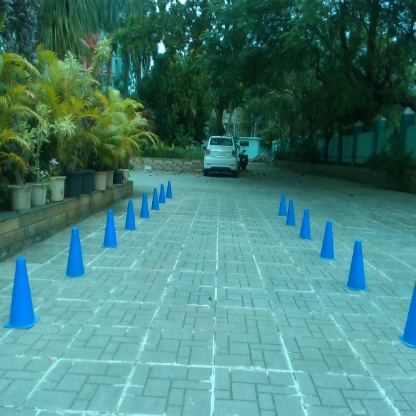
#> input picture keypoint/frame0.jpg, 416 x 416 px
$ python keypoint4.py
#> lines starting #> are read from the running program, lines starting #| are printed output that depends on the picture
import cv2
import numpy as np
img = cv2.imread('frame0.jpg')
#> img is the input picture: shape (416, 416, 3); mean B, G, R 119.8, 127.7, 70.5
cv2.imshow("before",img)
print(np.shape(img))
#| (416, 416, 3)
x = np.zeros(img.shape[:2], dtype="uint8")
x= cv2.rectangle(x,(100,100),(200,200),(255,255,255),-1)
masked = cv2.bitwise_and(img, img, mask=x)
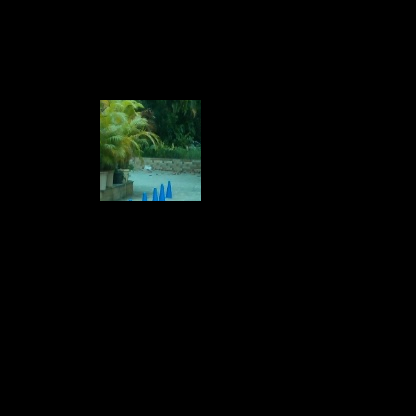
#> masked: shape (416, 416, 3); mean B, G, R 4.3, 6, 3.5
cv2.imshow("window",masked)
cv2.waitKey(0)
cv2.destroyAllWindows()

# [7 lines of commented-out code are left out]

$ run again, with keypoint/20210220_175625-001.jpg copied over keypoint/frame0.jpg
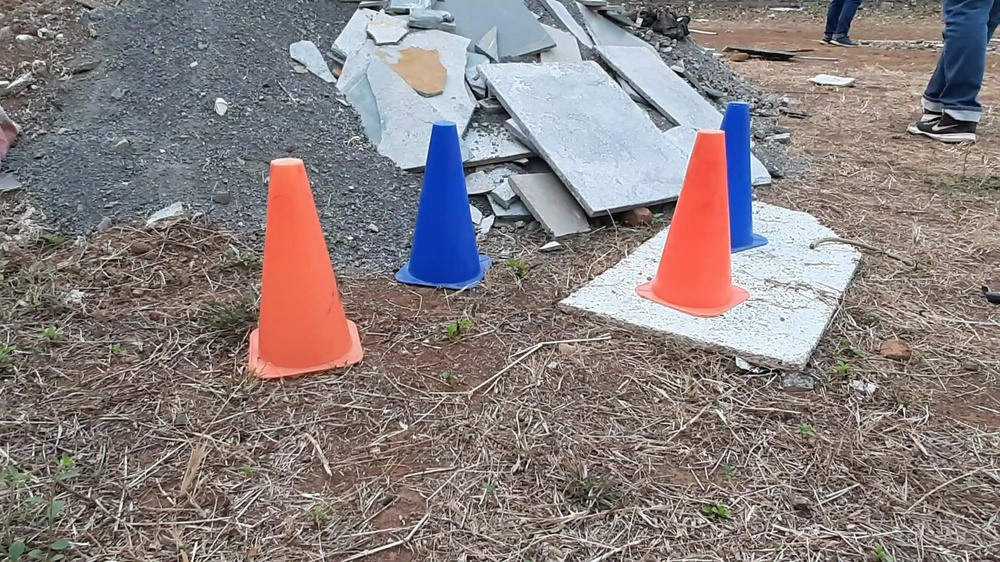
#> input picture keypoint/20210220_175625-001.jpg, 1000 x 562 px, shrunk from 1920 x 1080 before the run
#> img is the input picture: shape (562, 1000, 3); mean B, G, R 127, 127.5, 136.3
#| (562, 1000, 3)
#> `masked = cv2.bitwise_and(img, img, mask=x)`:
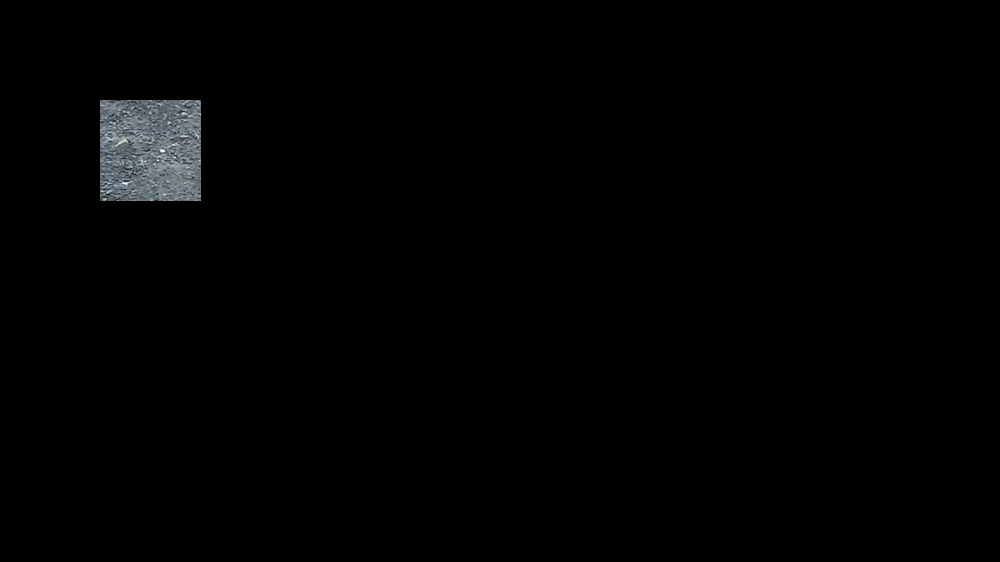
#> masked: shape (562, 1000, 3); mean B, G, R 2.3, 2.1, 2

$ run again, with keypoint/Capture.JPG copied over keypoint/frame0.jpg
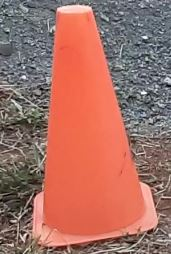
#> input picture keypoint/Capture.JPG, 171 x 254 px
#> img is the input picture: shape (254, 171, 3); mean B, G, R 100.1, 110.9, 164.7
#| (254, 171, 3)
#> `masked = cv2.bitwise_and(img, img, mask=x)`:
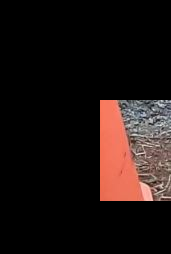
#> masked: shape (254, 171, 3); mean B, G, R 17, 19.1, 29.2
